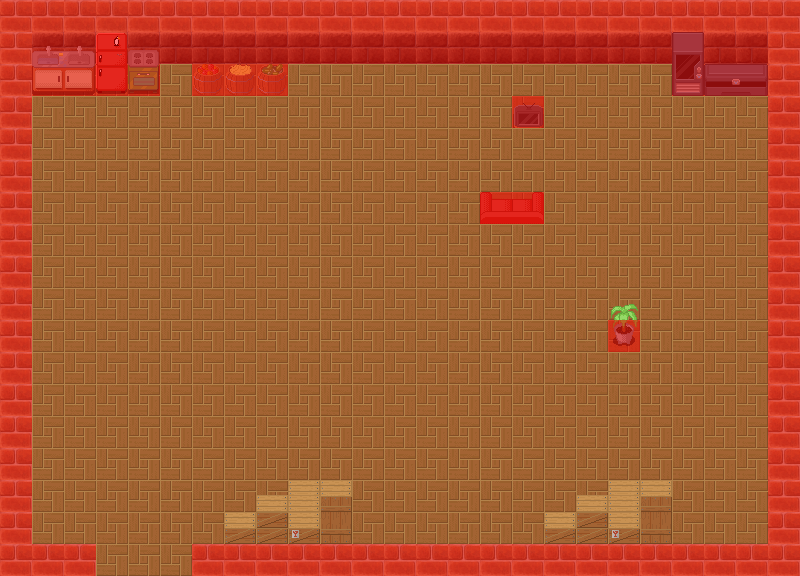

The image is a tile-based game level rendered from a .tmx file. Its description and complete source (layers, tilesets, objects, tile grids) follow:
An orthogonal 25x18 tile map with 32x32 px tiles, 5 tile layers (1, 2, 3, 4, ...).

<map version="1.0" orientation="orthogonal" renderorder="right-down" width="25" height="18" tilewidth="32" tileheight="32" nextobjectid="1">
 <tileset firstgid="1" name="tileset1" tilewidth="32" tileheight="32" tilecount="1000" columns="25">
  <image source="tileset1.png" width="800" height="1280" />
 </tileset>
 <layer name="1" width="25" height="18">
  <data encoding="csv">
7,7,7,7,7,7,7,7,7,7,7,7,7,7,7,7,7,7,7,7,7,7,7,7,7,
7,7,7,7,7,7,7,7,7,7,7,7,7,7,7,7,7,7,7,7,7,7,7,7,7,
7,7,7,7,7,7,7,7,7,7,7,7,7,7,7,7,7,7,7,7,7,7,7,7,7,
7,7,7,7,7,7,7,7,7,7,7,7,7,7,7,7,7,7,7,7,7,7,7,7,7,
7,7,7,7,7,7,7,7,7,7,7,7,7,7,7,7,7,7,7,7,7,7,7,7,7,
7,7,7,7,7,7,7,7,7,7,7,7,7,7,7,7,7,7,7,7,7,7,7,7,7,
7,7,7,7,7,7,7,7,7,7,7,7,7,7,7,7,7,7,7,7,7,7,7,7,7,
7,7,7,7,7,7,7,7,7,7,7,7,7,7,7,7,7,7,7,7,7,7,7,7,7,
7,7,7,7,7,7,7,7,7,7,7,7,7,7,7,7,7,7,7,7,7,7,7,7,7,
7,7,7,7,7,7,7,7,7,7,7,7,7,7,7,7,7,7,7,7,7,7,7,7,7,
7,7,7,7,7,7,7,7,7,7,7,7,7,7,7,7,7,7,7,7,7,7,7,7,7,
7,7,7,7,7,7,7,7,7,7,7,7,7,7,7,7,7,7,7,7,7,7,7,7,7,
7,7,7,7,7,7,7,7,7,7,7,7,7,7,7,7,7,7,7,7,7,7,7,7,7,
7,7,7,7,7,7,7,7,7,7,7,7,7,7,7,7,7,7,7,7,7,7,7,7,7,
7,7,7,7,7,7,7,7,7,7,7,7,7,7,7,7,7,7,7,7,7,7,7,7,7,
7,7,7,7,7,7,7,7,7,7,7,7,7,7,7,7,7,7,7,7,7,7,7,7,7,
7,7,7,7,7,7,7,7,7,7,7,7,7,7,7,7,7,7,7,7,7,7,7,7,7,
7,7,7,7,7,7,7,7,7,7,7,7,7,7,7,7,7,7,7,7,7,7,7,7,7
</data>
 </layer>
 <layer name="2" width="25" height="18">
  <data encoding="csv">
146,146,146,146,146,146,146,146,146,146,146,146,146,146,146,146,146,146,146,146,146,146,146,146,146,
146,171,171,171,171,171,171,171,171,171,171,171,171,171,171,171,171,171,171,171,171,171,171,171,146,
146,0,0,0,0,0,0,0,0,0,0,0,0,0,0,0,0,0,0,0,0,0,0,0,146,
146,0,0,0,0,0,0,0,0,0,0,0,0,0,0,0,0,0,0,0,0,0,0,0,146,
146,0,0,0,0,0,0,0,0,0,0,0,0,0,0,0,0,0,0,0,0,0,0,0,146,
146,0,0,0,0,0,0,0,0,0,0,0,0,0,0,0,0,0,0,0,0,0,0,0,146,
146,0,0,0,0,0,0,0,0,0,0,0,0,0,0,0,0,0,0,0,0,0,0,0,146,
146,0,0,0,0,0,0,0,0,0,0,0,0,0,0,0,0,0,0,0,0,0,0,0,146,
146,0,0,0,0,0,0,0,0,0,0,0,0,0,0,0,0,0,0,0,0,0,0,0,146,
146,0,0,0,0,0,0,0,0,0,0,0,0,0,0,0,0,0,0,0,0,0,0,0,146,
146,0,0,0,0,0,0,0,0,0,0,0,0,0,0,0,0,0,0,0,0,0,0,0,146,
146,0,0,0,0,0,0,0,0,0,0,0,0,0,0,0,0,0,0,0,0,0,0,0,146,
146,0,0,0,0,0,0,0,0,0,0,0,0,0,0,0,0,0,0,0,0,0,0,0,146,
146,0,0,0,0,0,0,0,0,0,0,0,0,0,0,0,0,0,0,0,0,0,0,0,146,
146,0,0,0,0,0,0,0,0,0,0,0,0,0,0,0,0,0,0,0,0,0,0,0,146,
146,0,0,0,0,0,0,0,0,0,0,0,0,0,0,0,0,0,0,0,0,0,0,0,146,
146,0,0,0,0,0,0,0,0,0,0,0,0,0,0,0,0,0,0,0,0,0,0,0,146,
146,146,146,0,0,0,146,146,146,146,146,146,146,146,146,146,146,146,146,146,146,146,146,146,146
</data>
 </layer>
 <layer name="3" width="25" height="18">
  <data encoding="csv">
0,0,0,0,0,0,0,0,0,0,0,0,0,0,0,0,0,0,0,0,0,0,0,0,0,
0,80,81,76,77,0,0,0,0,0,0,0,0,0,0,0,0,0,0,0,0,316,0,0,0,
0,105,106,101,102,0,308,309,310,0,0,0,0,0,0,0,0,0,0,0,0,341,296,297,0,
0,0,0,0,0,0,0,0,0,0,0,0,0,0,0,0,188,0,0,0,0,0,0,0,0,
0,0,0,0,0,0,0,0,0,0,0,0,0,0,0,0,0,0,0,0,0,0,0,0,0,
0,0,0,0,0,0,0,0,0,0,0,0,0,0,0,0,0,0,0,0,0,0,0,0,0,
0,0,0,0,0,0,0,0,0,0,0,0,0,0,0,164,165,0,0,0,0,0,0,0,0,
0,0,0,0,0,0,0,0,0,0,0,0,0,0,0,0,0,0,0,0,0,0,0,0,0,
0,0,0,0,0,0,0,0,0,0,0,0,0,0,0,0,0,0,0,0,0,0,0,0,0,
0,0,0,0,0,0,0,0,0,0,0,0,0,0,0,0,0,0,0,0,0,0,0,0,0,
0,0,0,0,0,0,0,0,0,0,0,0,0,0,0,0,0,0,0,158,0,0,0,0,0,
0,0,0,0,0,0,0,0,0,0,0,0,0,0,0,0,0,0,0,0,0,0,0,0,0,
0,0,0,0,0,0,0,0,0,0,0,0,0,0,0,0,0,0,0,0,0,0,0,0,0,
0,0,0,0,0,0,0,0,0,0,0,0,0,0,0,0,0,0,0,0,0,0,0,0,0,
0,0,0,0,0,0,0,0,0,0,0,0,0,0,0,0,0,0,0,0,0,0,0,0,0,
0,0,0,0,0,0,0,0,0,0,0,0,0,0,0,0,0,0,0,0,0,0,0,0,0,
0,0,0,0,0,0,0,0,0,0,0,0,0,0,0,0,0,0,0,0,0,0,0,0,0,
0,0,0,0,0,0,0,0,0,0,0,0,0,0,0,0,0,0,0,0,0,0,0,0,0
</data>
 </layer>
 <layer name="4" width="25" height="18">
  <data encoding="csv">
0,0,0,0,0,0,0,0,0,0,0,0,0,0,0,0,0,0,0,0,0,0,0,0,0,
0,0,0,0,0,0,0,0,0,0,0,0,0,0,0,0,0,0,0,0,0,0,0,0,0,
0,0,0,0,0,0,0,0,0,0,0,0,0,0,0,0,0,0,0,0,0,0,0,0,0,
0,0,0,0,0,0,0,0,0,0,0,0,0,0,0,0,0,0,0,0,0,0,0,0,0,
0,0,0,0,0,0,0,0,0,0,0,0,0,0,0,0,0,0,0,0,0,0,0,0,0,
0,0,0,0,0,0,0,0,0,0,0,0,0,0,0,0,0,0,0,0,0,0,0,0,0,
0,0,0,0,0,0,0,0,0,0,0,0,0,0,0,0,0,0,0,0,0,0,0,0,0,
0,0,0,0,0,0,0,0,0,0,0,0,0,0,0,0,0,0,0,0,0,0,0,0,0,
0,0,0,0,0,0,0,0,0,0,0,0,0,0,0,0,0,0,0,0,0,0,0,0,0,
0,0,0,0,0,0,0,0,0,0,0,0,0,0,0,0,0,0,0,133,0,0,0,0,0,
0,0,0,0,0,0,0,0,0,0,0,0,0,0,0,0,0,0,0,0,0,0,0,0,0,
0,0,0,0,0,0,0,0,0,0,0,0,0,0,0,0,0,0,0,0,0,0,0,0,0,
0,0,0,0,0,0,0,0,0,0,0,0,0,0,0,0,0,0,0,0,0,0,0,0,0,
0,0,0,0,0,0,0,0,0,0,0,0,0,0,0,0,0,0,0,0,0,0,0,0,0,
0,0,0,0,0,0,0,0,0,0,0,0,0,0,0,0,0,0,0,0,0,0,0,0,0,
0,0,0,0,0,0,0,337,338,339,340,0,0,0,0,0,0,337,338,339,340,0,0,0,0,
0,0,0,0,0,0,0,362,363,364,365,0,0,0,0,0,0,362,363,364,365,0,0,0,0,
0,0,0,0,0,0,0,0,0,0,0,0,0,0,0,0,0,0,0,0,0,0,0,0,0
</data>
 </layer>
 <layer name="kollision" width="25" height="18">
  <data encoding="csv">
2,2,2,2,2,2,2,2,2,2,2,2,2,2,2,2,2,2,2,2,2,2,2,2,2,
2,2,2,2,2,2,2,2,2,2,2,2,2,2,2,2,2,2,2,2,2,2,2,2,2,
2,2,2,2,2,0,2,2,2,0,0,0,0,0,0,0,0,0,0,0,0,2,2,2,2,
2,0,0,0,0,0,0,0,0,0,0,0,0,0,0,0,2,0,0,0,0,0,0,0,2,
2,0,0,0,0,0,0,0,0,0,0,0,0,0,0,0,0,0,0,0,0,0,0,0,2,
2,0,0,0,0,0,0,0,0,0,0,0,0,0,0,0,0,0,0,0,0,0,0,0,2,
2,0,0,0,0,0,0,0,0,0,0,0,0,0,0,2,2,0,0,0,0,0,0,0,2,
2,0,0,0,0,0,0,0,0,0,0,0,0,0,0,0,0,0,0,0,0,0,0,0,2,
2,0,0,0,0,0,0,0,0,0,0,0,0,0,0,0,0,0,0,0,0,0,0,0,2,
2,0,0,0,0,0,0,0,0,0,0,0,0,0,0,0,0,0,0,0,0,0,0,0,2,
2,0,0,0,0,0,0,0,0,0,0,0,0,0,0,0,0,0,0,2,0,0,0,0,2,
2,0,0,0,0,0,0,0,0,0,0,0,0,0,0,0,0,0,0,0,0,0,0,0,2,
2,0,0,0,0,0,0,0,0,0,0,0,0,0,0,0,0,0,0,0,0,0,0,0,2,
2,0,0,0,0,0,0,0,0,0,0,0,0,0,0,0,0,0,0,0,0,0,0,0,2,
2,0,0,0,0,0,0,0,0,0,0,0,0,0,0,0,0,0,0,0,0,0,0,0,2,
2,0,0,0,0,0,0,0,0,0,0,0,0,0,0,0,0,0,0,0,0,0,0,0,2,
2,0,0,0,0,0,0,0,0,0,0,0,0,0,0,0,0,0,0,0,0,0,0,0,2,
2,2,2,0,0,0,2,2,2,2,2,2,2,2,2,2,2,2,2,2,2,2,2,2,2
</data>
 </layer>
</map>
